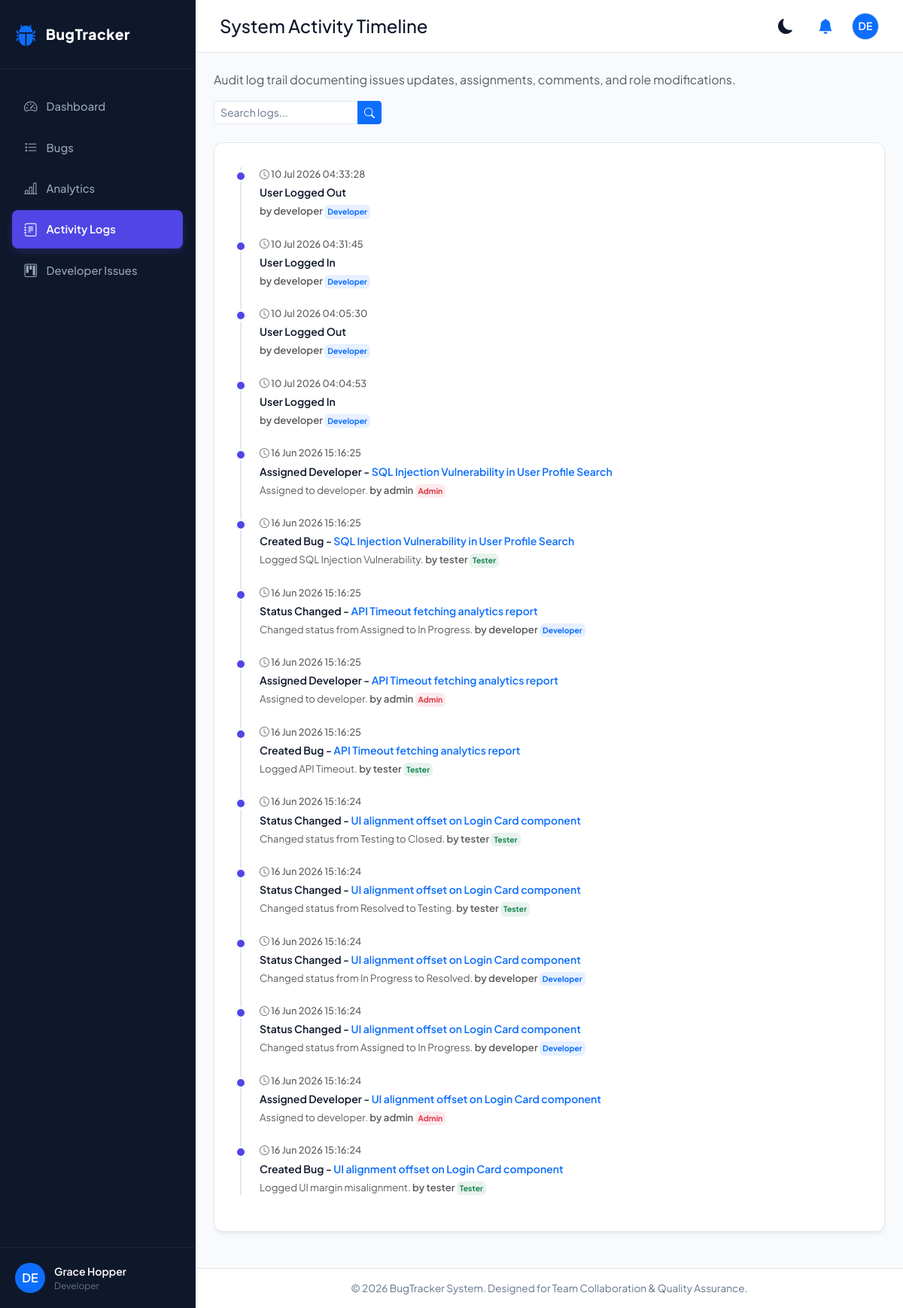
The page /activity-logs/ (signed in) on the database its author committed.
### tracker/models.py (models this page shows, shortened)
class UserProfile(models.Model):
    user = models.OneToOneField(User, on_delete=models.CASCADE, related_name='profile')
    role = models.CharField(max_length=20, choices=ROLE_CHOICES, default=ROLE_DEVELOPER)
    photo = models.ImageField(upload_to='profile_pics/', blank=True, null=True)
    joined_date = models.DateTimeField(auto_now_add=True)

class ActivityLog(models.Model):
    user = models.ForeignKey(User, on_delete=models.CASCADE, related_name='activity_logs')
    bug = models.ForeignKey(Bug, on_delete=models.CASCADE, null=True, blank=True, related_name='activity_logs')
    action = models.CharField(max_length=100) # e.g. Created Bug, Assigned Developer, Changed Status, Comment Added
    details = models.TextField(blank=True, null=True)
    created_at = models.DateTimeField(auto_now_add=True)
    class Meta:
        ordering = ['-created_at']

class Bug(models.Model):
    title = models.CharField(max_length=255)
    description = models.TextField()
    project_name = models.CharField(max_length=100)
    module_name = models.CharField(max_length=100)
    bug_type = models.CharField(max_length=50, choices=BUG_TYPE_CHOICES, default=BUG_TYPE_FUNCTIONAL)
    priority = models.CharField(max_length=20, choices=PRIORITY_CHOICES, default=PRIORITY_MEDIUM)
    severity = models.CharField(max_length=20, choices=SEVERITY_CHOICES, default=SEVERITY_MAJOR)
    status = models.CharField(max_length=20, choices=STATUS_CHOICES, default=STATUS_OPEN)
    created_by = models.ForeignKey(User, on_delete=models.SET_NULL, null=True, related_name='created_bugs')
    assigned_to = models.ForeignKey(User, on_delete=models.SET_NULL, null=True, blank=True, related_name='assigned_bugs')
    created_at = models.DateTimeField(auto_now_add=True)
    updated_at = models.DateTimeField(auto_now=True)
    class Meta:
        ordering = ['-created_at']

### tracker/views.py (the view, shortened to what this page needs)
# urls.py: path('activity-logs/', views.activity_logs_view, name='activity_logs'),
@login_required
def activity_logs_view(request):
    user = request.user
    role = user.profile.role
    if role == ROLE_ADMIN:
        logs = ActivityLog.objects.all()
    else:
        logs = ActivityLog.objects.filter(
            Q(user=user) | Q(bug__assigned_to=user) | Q(bug__created_by=user)
        )
    search = request.GET.get('q')
    return render(request, 'tracker/activity_logs.html', {'logs': logs, 'search_query': search})

### tracker/context_processors.py (called while the page is built)
def global_settings(request):
    if request.user.is_authenticated:
        unread_notifications = Notification.objects.filter(recipient=request.user, is_read=False)
        unread_count = unread_notifications.count()
        role = None
        if hasattr(request.user, 'profile'):
            role = request.user.profile.role
        return {
            'global_unread_notifications': unread_notifications[:5],
            'global_unread_count': unread_count,
            'global_user_role': role,
        }
    return {
        'global_unread_notifications': [],
        'global_unread_count': 0,
        'global_user_role': None,
    }

### tracker/templates/tracker/activity_logs.html (shortened to what this page needs)
{% extends 'base.html' %}
{% block page_title %}System Activity Timeline{% endblock %}
{% block content %}
<div class="row mb-4">
  <div class="col-12 d-flex flex-wrap align-items-center justify-content-between gap-3">
    <div>
      <p class="text-muted mb-0">Audit log trail documenting issues updates, assignments, comments, and role modifications.</p>
    </div>
    <div class="col-sm-4 col-md-3">
      <form method="GET" action="{% url 'activity_logs' %}">
        <div class="input-group input-group-sm">
          <input type="text" name="q" class="form-control" placeholder="Search logs..." value="{{ search_query|default:"" }}">
          <button type="submit" class="btn btn-primary"><i class="bi bi-search"></i></button>
        </div>
      </form>
    </div>
  </div>
</div>
<div class="row">
  <div class="col-lg-12">
    <div class="card-custom">
      <div class="timeline-container mt-2">
        {% if logs %}
          {% for log in logs %}
            <div class="timeline-item">
              <span class="timeline-timestamp d-block mb-1 text-muted" style="font-size: 0.8rem;">
                <i class="bi bi-clock"></i> {{ log.created_at|date:"d M Y H:i:s" }}
              </span>
              <div class="timeline-title">
                {{ log.action }}
                {% if log.bug %}
                  - <a href="{% url 'bug_detail' log.bug.pk %}" class="text-primary text-decoration-none">{{ log.bug.title }}</a>
                {% endif %}
              </div>
              <div class="timeline-details text-muted mt-1">
                {{ log.details|default:"" }}
                <span class="text-main fw-semibold">by {{ log.user.username }}</span>
                {% if log.user.profile.role %}
                  <span class="badge {% if log.user.profile.role == 'Admin' %}bg-danger bg-opacity-10 text-danger{% elif log.user.profile.role == 'Developer' %}bg-primary bg-opacity-10 text-primary{% else %}bg-success bg-opacity-10 text-success{% endif %} p-1" style="font-size:0.65rem;">
                    {{ log.user.profile.role }}
                  </span>
                {% endif %}
              </div>
            </div>
          {% endfor %}
        {% else %}
          <div class="text-center py-5 text-muted">
            <i class="bi bi-journal-x d-block mb-2" style="font-size: 2.5rem;"></i>
            No activity log matches your request.
          </div>
        {% endif %}
      </div>
    </div>
  </div>
</div>
{% endblock %}

### tracker/templates/base.html (shortened to what this page needs)
{% load static %}
<!DOCTYPE html>
<html lang="en">
<head>
  <link href="https://cdn.jsdelivr.net/npm/bootstrap@5.3.0/dist/css/bootstrap.min.css" rel="stylesheet">
  <link href="https://cdn.jsdelivr.net/npm/bootstrap-icons@1.10.5/font/bootstrap-icons.css" rel="stylesheet">
  <link href="{% static 'css/styles.css' %}" rel="stylesheet">
</head>
<body>
  <div id="wrapper">
    {% if user.is_authenticated %}
    <nav id="sidebar">
      <div class="sidebar-header">
        <i class="bi bi-bug-fill text-primary" style="font-size: 1.8rem;"></i>
        <span class="brand-title">BugTracker</span>
      </div>
      <ul class="nav-list">
        <li class="nav-item {% if request.resolver_match.url_name == 'dashboard' %}active{% endif %}">
          <a href="{% url 'dashboard' %}" class="nav-link-custom">
            <i class="bi bi-speedometer2"></i>
            <span>Dashboard</span>
          </a>
        </li>
        <li class="nav-item ">
          <a href="{% url 'bug_list' %}" class="nav-link-custom">
            <i class="bi bi-list-task"></i>
            <span>Bugs</span>
          </a>
        </li>
        <li class="nav-item {% if request.resolver_match.url_name == 'analytics' %}active{% endif %}">
          <a href="{% url 'analytics' %}" class="nav-link-custom">
            <i class="bi bi-bar-chart-line"></i>
            <span>Analytics</span>
          </a>
        </li>
        <li class="nav-item {% if request.resolver_match.url_name == 'activity_logs' %}active{% endif %}">
          <a href="{% url 'activity_logs' %}" class="nav-link-custom">
            <i class="bi bi-journal-text"></i>
            <span>Activity Logs</span>
          </a>
        </li>
        <li class="nav-item ">
          <a href="{% url 'dev_issue_list' %}" class="nav-link-custom">
            <i class="bi bi-kanban"></i>
            <span>Developer Issues</span>
          </a>
        </li>
      </ul>
      <div class="sidebar-footer">
        {% if user.profile.photo %}
          <img src="{{ user.profile.photo.url }}" alt="{{ user.username }}">
        {% else %}
          <div class="d-flex align-items-center justify-content-center bg-primary text-white rounded-circle font-weight-bold" style="width: 40px; height: 40px; font-weight: 600;">
            {{ user.username|slice:":2"|upper }}
          </div>
        {% endif %}
        <div class="user-info-sidebar">
          <span class="name">{{ user.first_name }} {{ user.last_name }}</span>
          <span class="role">{{ global_user_role }}</span>
        </div>
      </div>
    </nav>
    {% endif %}
    <div id="content-wrapper">
      {% if user.is_authenticated %}
      <header class="top-navbar">
        <div class="d-flex align-items-center gap-3">
          <h4 class="mb-0 font-weight-bold text-main">
            {% block page_title %}Overview{% endblock %}
          </h4>
        </div>
        <div class="d-flex align-items-center gap-3">
          <button class="theme-toggle-btn" id="theme-toggle" title="Toggle Dark/Light Mode">
          </button>
          <div class="dropdown">
            <button class="btn btn-link text-main position-relative p-2" type="button" id="notificationDropdown" data-bs-toggle="dropdown" aria-expanded="false" style="text-decoration: none;">
              <i class="bi bi-bell-fill" style="font-size: 1.25rem;"></i>
            </button>
          </div>
          <div class="dropdown">
            <button class="btn p-0 border-0 d-flex align-items-center gap-2" type="button" id="userMenuDropdown" data-bs-toggle="dropdown" aria-expanded="false">
              {% if user.profile.photo %}
                <img src="{{ user.profile.photo.url }}" class="rounded-circle border" width="36" height="36" style="object-fit: cover;">
              {% else %}
                <div class="d-flex align-items-center justify-content-center bg-primary text-white rounded-circle border" style="width: 36px; height: 36px; font-weight: 600; font-size: 0.875rem;">
                  {{ user.username|slice:":2"|upper }}
                </div>
              {% endif %}
            </button>
          </div>
        </div>
      </header>
      {% endif %}
      <main class="container-fluid p-4" style="flex-grow: 1;">
        {% block content %}{% endblock %}
      </main>
      <footer class="text-center py-3 border-top mt-auto" style="background-color: var(--card-bg); border-color: var(--border-color); font-size: 0.85rem; color: var(--text-muted);">
        <div class="container-fluid">
          &copy; 2026 BugTracker System. Designed for Team Collaboration & Quality Assurance.
        </div>
      </footer>
    </div>
  </div>
</body>
</html>

### tracker/static/css/styles.css (style rules this page uses)
:root { --primary-color: #4f46e5; --primary-hover: #4338ca; --secondary-color: #64748b; --bg-color: #f8fafc; --card-bg: #ffffff; --sidebar-bg: #0f172a; --sidebar-text: #94a3b8; --sidebar-text-active: #ffffff; --text-main: #0f172a; --text-muted: #64748b; --border-color: #e2e8f0; --navbar-bg: #ffffff; --dashboard-metric-card-shadow: 0 4px 6px -1px rgb(0 0 0 / 0.05), 0 2px 4px -2px rgb(0 0 0 / 0.05); --priority-low-bg: #dcfce7; --priority-low-text: #166534; --priority-medium-bg: #fef9c3; --priority-medium-text: #854d0e; --priority-high-bg: #ffedd5; --priority-high-text: #9a3412; --priority-critical-bg: #fee2e2; --priority-critical-text: #991b1b; }
body { font-family: 'Plus Jakarta Sans', -apple-system, BlinkMacSystemFont, "Segoe UI", Roboto, sans-serif; background-color: var(--bg-color); color: var(--text-main); transition: background-color 0.3s ease, color 0.3s ease; min-height: 100vh; margin: 0; padding: 0; display: flex; }
#wrapper { display: flex; width: 100%; min-height: 100vh; }
#sidebar { width: 260px; background-color: var(--sidebar-bg); color: var(--sidebar-text); min-height: 100vh; display: flex; flex-direction: column; transition: all 0.3s; flex-shrink: 0; border-right: 1px solid rgba(255, 255, 255, 0.05); }
#sidebar .sidebar-header { padding: 24px 20px; display: flex; align-items: center; gap: 12px; border-bottom: 1px solid rgba(255, 255, 255, 0.05); }
#sidebar .brand-title { font-weight: 800; font-size: 1.2rem; color: #ffffff; letter-spacing: 0.5px; }
#sidebar .nav-list { list-style: none; padding: 20px 0; margin: 0; flex-grow: 1; }
#sidebar .nav-item { margin: 4px 16px; }
#sidebar .nav-link-custom { display: flex; align-items: center; gap: 12px; padding: 12px 16px; color: var(--sidebar-text); text-decoration: none; border-radius: 8px; font-weight: 500; font-size: 0.925rem; transition: all 0.2s ease; }
#sidebar .nav-link-custom i { font-size: 1.1rem; }
#sidebar .nav-item.active .nav-link-custom { background-color: var(--primary-color); color: var(--sidebar-text-active); font-weight: 600; box-shadow: 0 4px 12px rgba(79, 70, 229, 0.25); }
#sidebar .sidebar-footer { padding: 20px; border-top: 1px solid rgba(255, 255, 255, 0.05); display: flex; align-items: center; gap: 12px; }
#sidebar .user-info-sidebar { display: flex; flex-direction: column; overflow: hidden; }
#sidebar .user-info-sidebar .name { color: #ffffff; font-weight: 600; font-size: 0.875rem; white-space: nowrap; text-overflow: ellipsis; overflow: hidden; }
#sidebar .user-info-sidebar .role { color: #64748b; font-size: 0.75rem; }
#content-wrapper { flex-grow: 1; display: flex; flex-direction: column; min-width: 0; }
.top-navbar { height: 70px; background-color: var(--navbar-bg); border-bottom: 1px solid var(--border-color); display: flex; align-items: center; justify-content: space-between; padding: 0 32px; transition: all 0.3s ease; position: sticky; top: 0; z-index: 100; }
.theme-toggle-btn { background: none; border: none; color: var(--text-main); font-size: 1.25rem; cursor: pointer; padding: 8px; border-radius: 50%; display: flex; align-items: center; justify-content: center; transition: background-color 0.2s; }
.card-custom { background-color: var(--card-bg); border: 1px solid var(--border-color); border-radius: 12px; padding: 24px; margin-bottom: 24px; box-shadow: var(--dashboard-metric-card-shadow); transition: transform 0.2s, box-shadow 0.2s, background-color 0.3s, border-color 0.3s; }
.timeline-container { position: relative; padding-left: 24px; border-left: 2px solid var(--border-color); margin-left: 10px; }
.timeline-item { position: relative; margin-bottom: 24px; }
.timeline-item::before { content: ""; position: absolute; left: -33px; top: 4px; width: 16px; height: 16px; border-radius: 50%; background-color: var(--primary-color); border: 3px solid var(--bg-color); }
.timeline-timestamp { font-size: 0.75rem; color: var(--text-muted); font-weight: 500; }
.timeline-title { font-weight: 600; font-size: 0.875rem; margin: 4px 0; }
.timeline-details { font-size: 0.825rem; color: var(--text-muted); }
.form-control, .form-select { background-color: var(--card-bg); border: 1px solid var(--border-color); color: var(--text-main); border-radius: 8px; }
.form-control::placeholder { color: var(--text-muted); }

### rows shown on the page
UserProfile: role "Developer"
ActivityLog: created_at "10 Jul 2026 04:33:28", action "User Logged Out", user.username "developer", user.profile.role "Developer"
ActivityLog: created_at "10 Jul 2026 04:31:45", action "User Logged In", user.username "developer", user.profile.role "Developer"
ActivityLog: created_at "10 Jul 2026 04:05:30", action "User Logged Out", user.username "developer", user.profile.role "Developer"
ActivityLog: created_at "10 Jul 2026 04:04:53", action "User Logged In", user.username "developer", user.profile.role "Developer"
ActivityLog: created_at "16 Jun 2026 15:16:25", action "Assigned Developer", bug "SQL Injection Vulnerability in User Profile Search", details "Assigned to developer.", user.username "admin", user.profile.role "Admin"
ActivityLog: created_at "16 Jun 2026 15:16:25", action "Created Bug", bug "SQL Injection Vulnerability in User Profile Search", details "Logged SQL Injection Vulnerability.", user.username "tester", user.profile.role "Tester"
ActivityLog: created_at "16 Jun 2026 15:16:25", action "Status Changed", bug "API Timeout fetching analytics report", details "Changed status from Assigned to In Progress.", user.username "developer", user.profile.role "Developer"
ActivityLog: created_at "16 Jun 2026 15:16:25", action "Assigned Developer", bug "API Timeout fetching analytics report", details "Assigned to developer.", user.username "admin", user.profile.role "Admin"
ActivityLog: created_at "16 Jun 2026 15:16:25", action "Created Bug", bug "API Timeout fetching analytics report", details "Logged API Timeout.", user.username "tester", user.profile.role "Tester"
ActivityLog: created_at "16 Jun 2026 15:16:24", action "Status Changed", bug "UI alignment offset on Login Card component", details "Changed status from Testing to Closed.", user.username "tester", user.profile.role "Tester"
ActivityLog: created_at "16 Jun 2026 15:16:24", action "Status Changed", bug "UI alignment offset on Login Card component", details "Changed status from Resolved to Testing.", user.username "tester", user.profile.role "Tester"
ActivityLog: created_at "16 Jun 2026 15:16:24", action "Status Changed", bug "UI alignment offset on Login Card component", details "Changed status from In Progress to Resolved.", user.username "developer", user.profile.role "Developer"
ActivityLog: created_at "16 Jun 2026 15:16:24", action "Status Changed", bug "UI alignment offset on Login Card component", details "Changed status from Assigned to In Progress.", user.username "developer", user.profile.role "Developer"
ActivityLog: created_at "16 Jun 2026 15:16:24", action "Assigned Developer", bug "UI alignment offset on Login Card component", details "Assigned to developer.", user.username "admin", user.profile.role "Admin"
ActivityLog: created_at "16 Jun 2026 15:16:24", action "Created Bug", bug "UI alignment offset on Login Card component", details "Logged UI margin misalignment.", user.username "tester", user.profile.role "Tester"

### other values the page prints
{{ user.username|slice:":2"|upper }} "DE"
{{ user.first_name }} "Grace"
{{ user.last_name }} "Hopper"
